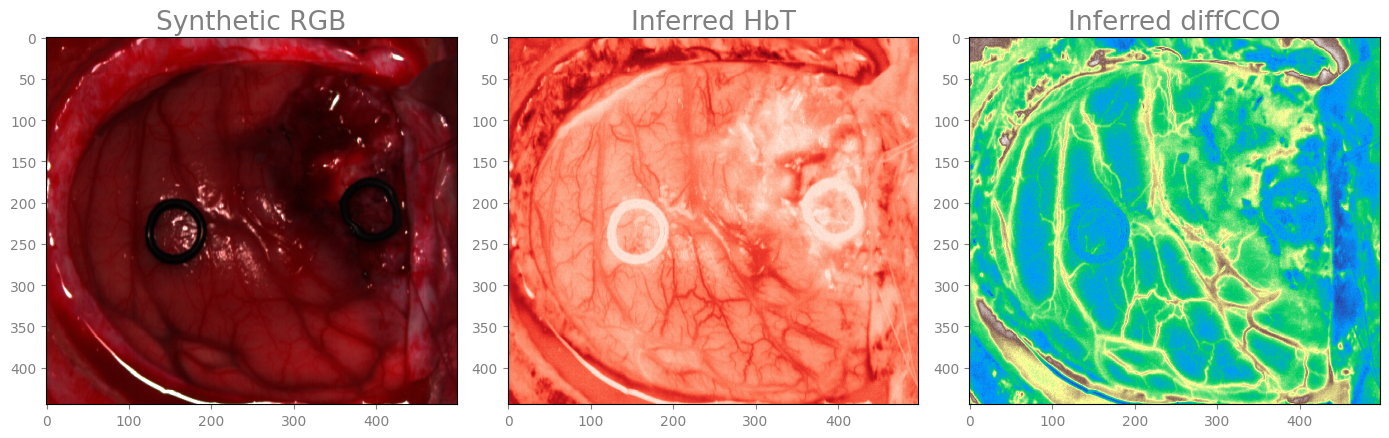
#> input picture D4.1/Helicoid/012-02_fig5.png, 1389 x 438 px, found by its file name
$ jupyter execute --allow-errors frangi_filter.ipynb
#> lines starting #> are read from the running program, lines starting #| are printed output that depends on the picture; after the words box and inside, x2 and y2 are one past the last pixel; in counts of white or black regions, pixels touching at a corner belong together
[cell 1]
import sys
import numpy as np
import spectral as sp
import matplotlib as mpl
import matplotlib.pyplot as plt

sys.path.append('../')
from preprocessing import *
from extinctions import *
from plotting_parameters import *
from skimage import filters

[cell 2]
bands_range = [520,900]

data_folder = "../../datasets/helicoid/012-01"
# data_folder = "../../datasets/helicoid/008-01"

class_labels = ["Not labled", "Normal", "Tumor", "Blood", "Background"]
#> (the rest of this cell did not finish here and is left out)

[cell 3]
bands_range = [520,900]
band_centers = np.arange(bands_range[0], bands_range[1]+1)
endmember_labels = ["oxCytc", "redCytc", "oxCytb", "redCytb", "oxCCO", "redCCO", "HHb", "HbO$_2$", "water", "lipids", "a'"]

#> (the rest of this cell did not finish here and is left out)

#> (a cell that did not finish here is left out)

#> (a cell that did not finish here is left out)

#> (a cell that did not finish here is left out)

#> (a cell that did not finish here is left out)

[cell 8]
from PIL import Image
import matplotlib.pyplot as plt
import numpy as np

image_path = "012-02_fig5.png"
img = Image.open(image_path)
#> img is the input picture: PIL image 1389x438 RGBA; mean R, G, B, A 164.9, 146.7, 129.1, 255
first_channel = img.split()[1]
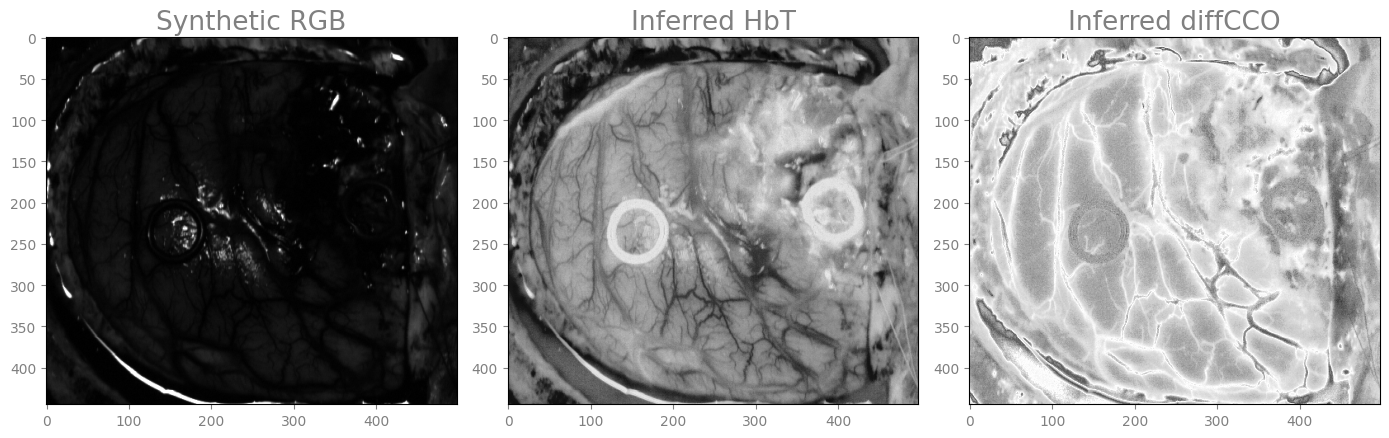
#> first_channel: PIL image 1389x438 L; min 0, max 255, mean 146.7
img_array = np.array(first_channel)
img_array = img_array[40:400,520:900]
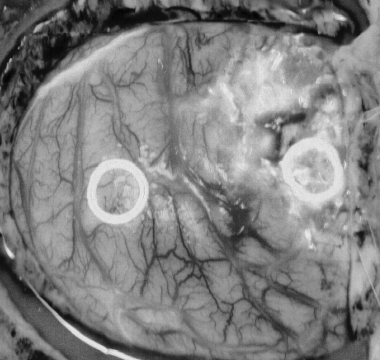
#> img_array: shape (360, 380); min 0, max 233, mean 129

plt.figure()
plt.imshow(img_array, cmap="gray")

img_filtered_frangi = filters.frangi(img_array, sigmas=(1,2,3), black_ridges=True)
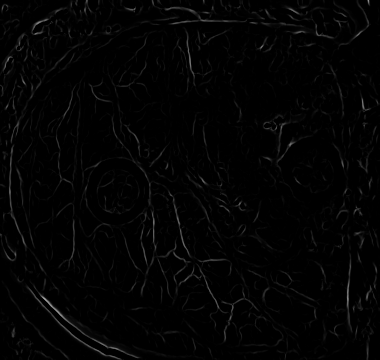
#> img_filtered_frangi: shape (360, 380) float64; min 0, max 0.636, mean 0.0139
img_filtered_sato = filters.sato(img_array, sigmas=(1,2,3), black_ridges=True)
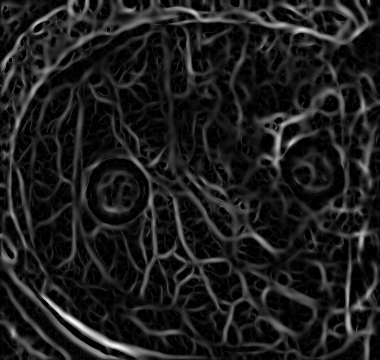
#> img_filtered_sato: shape (360, 380) float64; min 0, max 51.5, mean 6; drawn with min black and max white
img_filtered_meijering = filters.meijering(img_array, black_ridges=True, sigmas=(1,2,3))
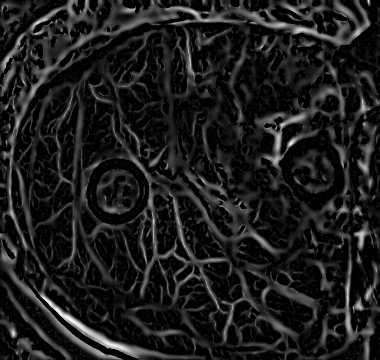
#> img_filtered_meijering: shape (360, 380) float64; min 0, max 1, mean 0.114


fig,ax = plt.subplots(1,3, figsize=(15,5))
ax[0].imshow(img_filtered_frangi)
ax[0].set_title("Frangi filter")
ax[1].imshow(img_filtered_sato)
ax[1].set_title("Sato filter")
ax[2].imshow(img_filtered_meijering)
ax[2].set_title("Meijering filter")


# normalize the images
img_filtered_frangi_norm = (img_filtered_frangi - np.min(img_filtered_frangi.flatten())) / (np.max(img_filtered_frangi.flatten()) - np.min(img_filtered_frangi.flatten()))
img_filtered_sato_norm = (img_filtered_sato - np.min(img_filtered_sato.flatten())) / (np.max(img_filtered_sato.flatten()) - np.min(img_filtered_sato.flatten()))
img_filtered_meijering_norm = (img_filtered_meijering - np.min(img_filtered_meijering.flatten())) / (np.max(img_filtered_meijering.flatten()) - np.min(img_filtered_meijering.flatten()))

threshold = 0.1
img_filtered_frangi_norm[img_filtered_frangi_norm<threshold] = 0
img_filtered_frangi_norm[img_filtered_frangi_norm>threshold] = 1
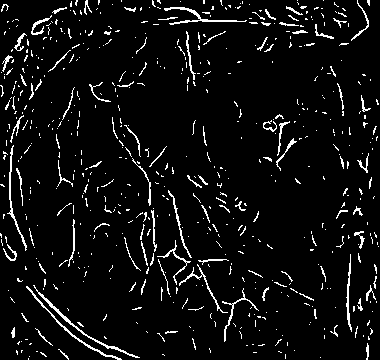
#> img_filtered_frangi_norm: shape (360, 380) float64; values 0 (black) and 1 (white), 5.8% white in thin lines or dots
img_filtered_sato_norm[img_filtered_sato_norm<threshold] = 0
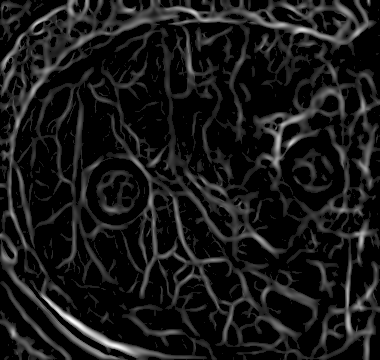
#> img_filtered_sato_norm: shape (360, 380) float64; min 0, max 1, mean 0.0956
img_filtered_sato_norm[img_filtered_sato_norm>threshold] = 1
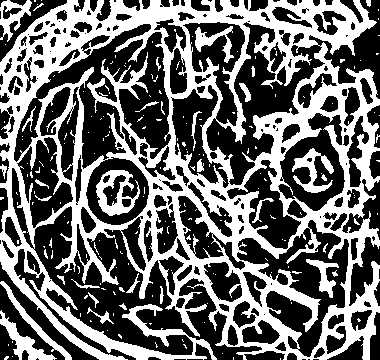
#> img_filtered_sato_norm: shape (360, 380) float64; values 0 (black) and 1 (white), 41.7% white; 197 white regions (164 under 20 px), largest, box (x1, y1, x2, y2) and area: (0, 0, 380, 360) 50649, (96, 170, 140, 216) 941, (0, 310, 57, 360) 750
img_filtered_meijering_norm[img_filtered_meijering_norm<threshold] = 0
img_filtered_meijering_norm[img_filtered_meijering_norm>threshold] = 1
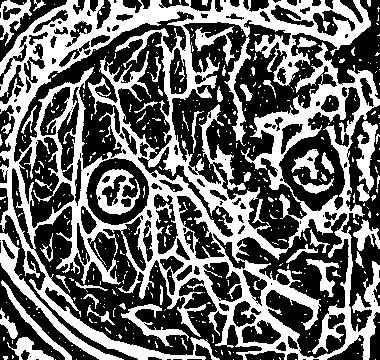
#> img_filtered_meijering_norm: shape (360, 380) float64; values 0 (black) and 1 (white), 41.4% white; 481 white regions (421 under 20 px), largest, box (x1, y1, x2, y2) and area: (0, 0, 380, 360) 44848, (0, 233, 124, 360) 1489, (96, 169, 140, 215) 948

fig,ax = plt.subplots(1,3, figsize=(15,5))
ax[0].imshow(img_filtered_frangi_norm, cmap="gray")
ax[0].set_title("Frangi filter")
ax[1].imshow(img_filtered_sato_norm, cmap="gray")
ax[1].set_title("Sato filter")
ax[2].imshow(img_filtered_meijering_norm, cmap="gray")
ax[2].set_title("Meijering filter")


plt.figure()
plt.imshow(img_array)
# plt.imshow(img_filtered_meijering_norm, alpha=0.2)

$ run again, with D4.1/Helicoid/008-01_fig5.png copied over D4.1/Helicoid/012-02_fig5.png
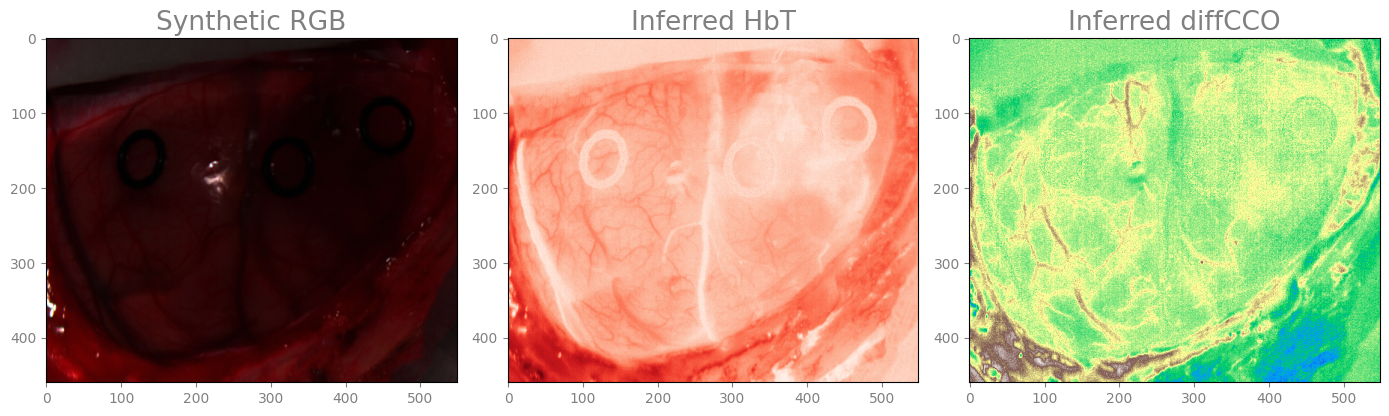
#> input picture D4.1/Helicoid/008-01_fig5.png, 1389 x 416 px, found by its file name
#> img is the input picture: PIL image 1389x416 RGBA; mean R, G, B, A 176, 162.2, 133.6, 255
#> `img_filtered_frangi_norm[img_filtered_frangi_norm>threshold] = 1`:
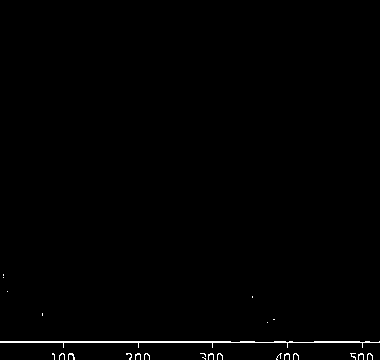
#> img_filtered_frangi_norm: shape (360, 380) float64; values 0 (black) and 1 (white), 0.73% white in thin lines or dots, all inside (x1, y1, x2, y2) = (0, 274, 380, 360)
#> `img_filtered_meijering_norm[img_filtered_meijering_norm>threshold] = 1`:
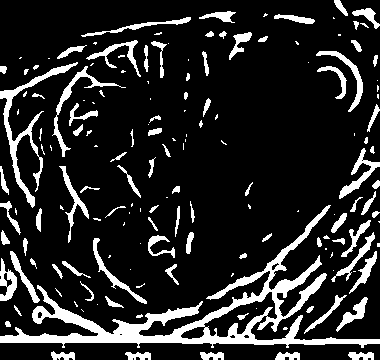
#> img_filtered_meijering_norm: shape (360, 380) float64; values 0 (black) and 1 (white), 15.4% white; 160 white regions (70 under 20 px), largest, box (x1, y1, x2, y2) and area: (0, 205, 380, 348) 7908, (0, 62, 78, 208) 1421, (52, 66, 126, 157) 621

$ run again, with D4.1/Helicoid/008-02_fig5.png copied over D4.1/Helicoid/012-02_fig5.png
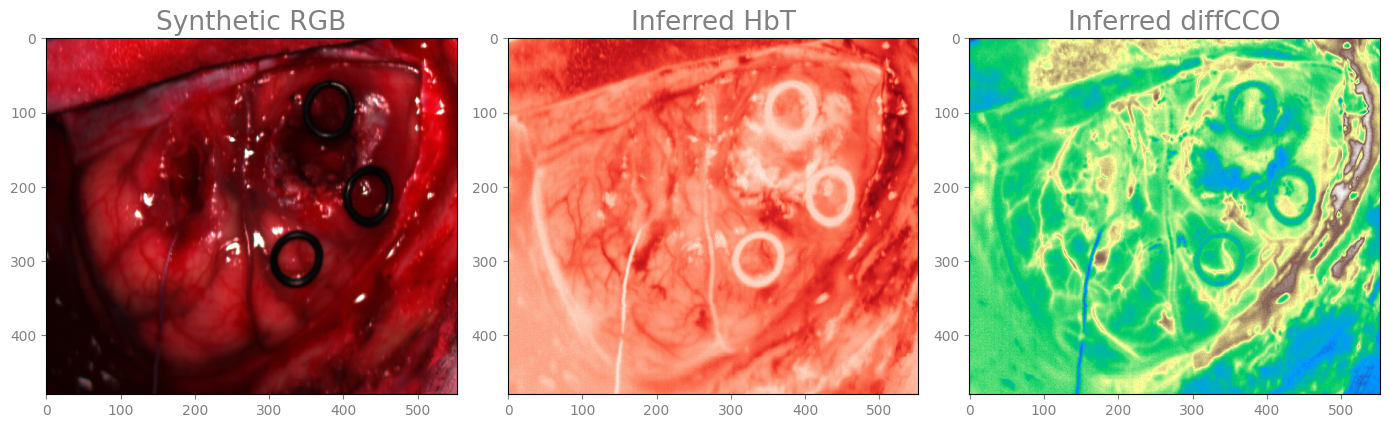
#> input picture D4.1/Helicoid/008-02_fig5.png, 1389 x 428 px, found by its file name
#> img is the input picture: PIL image 1389x428 RGBA; mean R, G, B, A 176, 149.2, 124.8, 255
#> `img_filtered_frangi_norm[img_filtered_frangi_norm>threshold] = 1`:
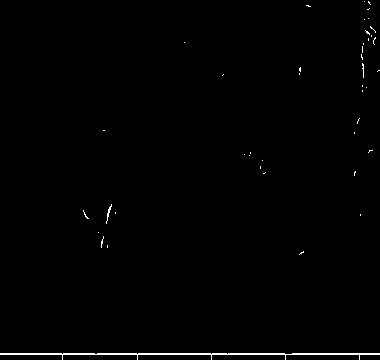
#> img_filtered_frangi_norm: shape (360, 380) float64; values 0 (black) and 1 (white), 0.72% white in thin lines or dots
#> `img_filtered_meijering_norm[img_filtered_meijering_norm>threshold] = 1`:
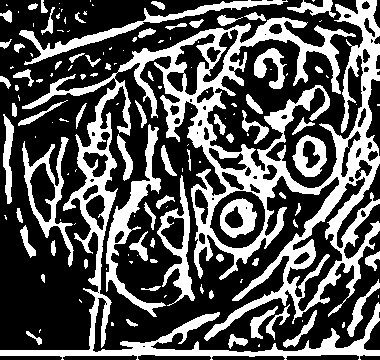
#> img_filtered_meijering_norm: shape (360, 380) float64; values 0 (black) and 1 (white), 34.1% white; 141 white regions (69 under 20 px), largest, box (x1, y1, x2, y2) and area: (0, 0, 380, 360) 30152, (106, 124, 166, 317) 2276, (19, 0, 288, 65) 1933
